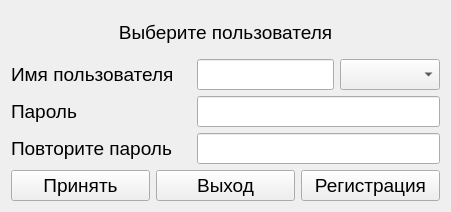
<?xml version="1.0" encoding="UTF-8"?>
<ui version="4.0">
 <class>RegistrationDlg</class>
 <widget class="QWidget" name="RegistrationDlg">
  <property name="geometry">
   <rect>
    <x>0</x>
    <y>0</y>
    <width>451</width>
    <height>212</height>
   </rect>
  </property>
  <property name="windowTitle">
   <string>Form</string>
  </property>
  <layout class="QVBoxLayout" name="verticalLayout">
   <item>
    <widget class="QLabel" name="headerLabel">
     <property name="font">
      <font>
       <pointsize>14</pointsize>
      </font>
     </property>
     <property name="text">
      <string>Выберите пользователя</string>
     </property>
     <property name="alignment">
      <set>Qt::AlignCenter</set>
     </property>
    </widget>
   </item>
   <item>
    <layout class="QHBoxLayout" name="nicknameLayout">
     <item>
      <widget class="QLabel" name="nicknameLabel">
       <property name="minimumSize">
        <size>
         <width>180</width>
         <height>0</height>
        </size>
       </property>
       <property name="font">
        <font>
         <pointsize>14</pointsize>
        </font>
       </property>
       <property name="text">
        <string>Имя пользователя</string>
       </property>
       <property name="alignment">
        <set>Qt::AlignLeading|Qt::AlignLeft|Qt::AlignVCenter</set>
       </property>
      </widget>
     </item>
     <item>
      <widget class="QLineEdit" name="nicknameEdit">
       <property name="font">
        <font>
         <pointsize>14</pointsize>
        </font>
       </property>
      </widget>
     </item>
     <item>
      <widget class="QComboBox" name="nicknameComboBox">
       <property name="font">
        <font>
         <pointsize>14</pointsize>
        </font>
       </property>
      </widget>
     </item>
    </layout>
   </item>
   <item>
    <layout class="QHBoxLayout" name="passwordLayout">
     <item>
      <widget class="QLabel" name="passwordLabel">
       <property name="minimumSize">
        <size>
         <width>180</width>
         <height>0</height>
        </size>
       </property>
       <property name="font">
        <font>
         <pointsize>14</pointsize>
        </font>
       </property>
       <property name="text">
        <string>Пароль</string>
       </property>
      </widget>
     </item>
     <item>
      <widget class="QLineEdit" name="passwordEdit">
       <property name="font">
        <font>
         <pointsize>14</pointsize>
        </font>
       </property>
       <property name="echoMode">
        <enum>QLineEdit::Password</enum>
       </property>
      </widget>
     </item>
    </layout>
   </item>
   <item>
    <layout class="QHBoxLayout" name="repeatPasswordLayout">
     <item>
      <widget class="QLabel" name="repeatPasswordLabel">
       <property name="minimumSize">
        <size>
         <width>180</width>
         <height>0</height>
        </size>
       </property>
       <property name="font">
        <font>
         <pointsize>14</pointsize>
        </font>
       </property>
       <property name="text">
        <string>Повторите пароль</string>
       </property>
      </widget>
     </item>
     <item>
      <widget class="QLineEdit" name="repeatPasswordEdit">
       <property name="font">
        <font>
         <pointsize>14</pointsize>
        </font>
       </property>
       <property name="echoMode">
        <enum>QLineEdit::Password</enum>
       </property>
      </widget>
     </item>
    </layout>
   </item>
   <item>
    <layout class="QHBoxLayout" name="horizontalLayout">
     <item>
      <widget class="QPushButton" name="acceptBtn">
       <property name="font">
        <font>
         <pointsize>14</pointsize>
        </font>
       </property>
       <property name="text">
        <string>Принять</string>
       </property>
      </widget>
     </item>
     <item>
      <widget class="QPushButton" name="exitBtn">
       <property name="font">
        <font>
         <pointsize>14</pointsize>
        </font>
       </property>
       <property name="text">
        <string>Выход</string>
       </property>
      </widget>
     </item>
     <item>
      <widget class="QPushButton" name="registrationBtn">
       <property name="font">
        <font>
         <pointsize>14</pointsize>
        </font>
       </property>
       <property name="text">
        <string>Регистрация</string>
       </property>
      </widget>
     </item>
    </layout>
   </item>
  </layout>
 </widget>
 <resources/>
 <connections/>
</ui>
